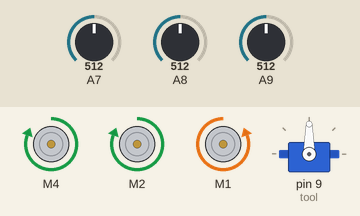
Simulated run of this sketch. Board: Arduino Mega 2560, built with avr-gcc and run on an emulated ATmega2560. On the bench: 3 × DC motor (green arrow = forward, orange = backward, longer = faster), servo. The inputs (shaded band) are chosen by the test bench; at power-on: A8 = 512, A9 = 512, A7 = 512. What the sketch prints to the serial monitor is not drawn.

Above: at 0.8 s.
0.9 s: A8 set to 900
At 1.8 s:
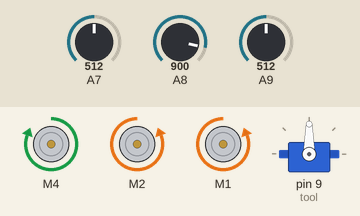
2.4 s: A9 set to 0
At 2.9 s:
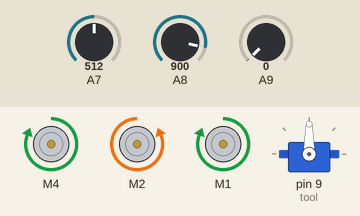
3.9 s: A7 set to 0
At 5.1 s:
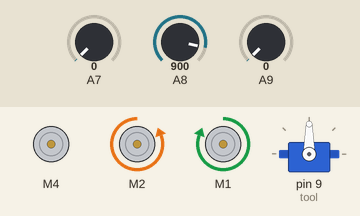
5.4 s: A8 set to 306
At 6.4 s:
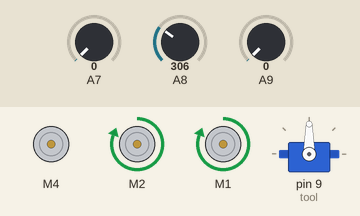
6.9 s: A9 set to 306
At 7.5 s:
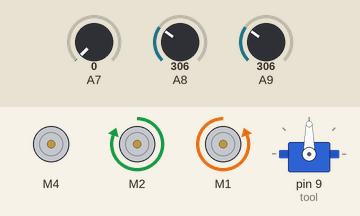
Timing chart, 0 to 9.4 s (numbered marks = the images above; inputs shaded):
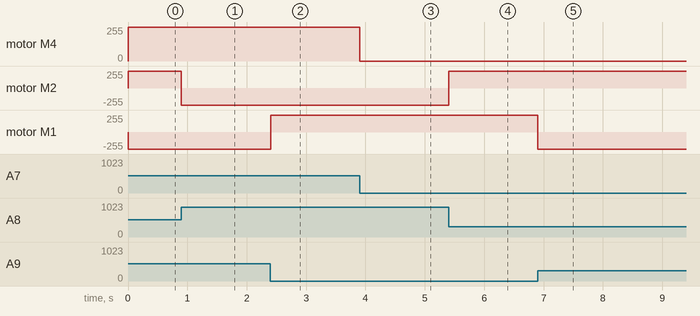

The sketch:

trainingsroboter_steuerung_parallel_poti.ino
```cpp
//programm zur steuerung meines trainingsroboters mit poti

#include <AFMotor.h>
#include <Servo.h>

char SerialVal;
const int close = 180;
const int open = 90;

Servo tool;        //servo intitialisieren
AF_DCMotor a1(4);  //motor 1 = linker motor, letzte achse von unten gesehen
AF_DCMotor a2(2);  //motor 2 = rechter motor, untere achse des arms
AF_DCMotor a3(1);  //motor 3 (4) = drehachse unten

void setup() {
  Serial.begin(115200);  //Seriellle schnittstelle starten
  a1.setSpeed(255);
  a2.setSpeed(255);
  a3.setSpeed(255);
  tool.attach(9);
  tool.write(open);
  homing();

}

void loop() {
moverobot(500,850,300);
delay(2000);
moverobot(0,730,130);
delay(2000);}
```

motor_ctrl.ino
```cpp
bool reached_a1, reached_a2, reached_a3;
int demand_a1, demand_a2, demand_a3, pos_a1, pos_a2, pos_a3;

void homing() {  //homing sequence
moverobot(0,730,130);
delay(2000);
}


void moverobot(int demand_a1, int demand_a2, int demand_a3) {

while(reached_a1 == false || reached_a2 == false || reached_a3 == false){
  if (reached_a1 == false) {
    pos_a1=analogRead(A7);

    if (demand_a1 > pos_a1 && reached_a1 == false) {
      a1.run(BACKWARD);
    }

    if (demand_a1 < pos_a1 && reached_a1 == false) {
      a1.run(FORWARD);
    }

    if (demand_a1 == pos_a1) {
      a1.run(RELEASE);
      reached_a1 = true;

    if (pos_a1== 0) {
      a1.run(RELEASE);
      reached_a1 = true;}

    if (pos_a1== 1023) {
      a1.run(RELEASE);
      reached_a1 = true;}

    }}
//____________________________________________________//

  if (reached_a2 == false) {
    pos_a2=analogRead(A8);

    if (demand_a2 > pos_a2 && reached_a2 == false) {
      a2.run(FORWARD);
    }

    if (demand_a2 < pos_a2 && reached_a2 == false) {
      a2.run(BACKWARD);
    }

    if (demand_a2 == pos_a2) {
      a2.run(RELEASE);
      reached_a2 = true;
    }
    }
//____________________________________________________//

  if (reached_a3 == false) {
    pos_a3=analogRead(A9);

    if (demand_a3 > pos_a3 && reached_a3 == false) {
      a3.run(FORWARD);
    }

    if (demand_a3 < pos_a3 && reached_a3 == false) {
      a3.run(BACKWARD);
    }

    if (demand_a3 == pos_a3) {
      a3.run(RELEASE);
      reached_a3 = true;
    }
    }
Serial.print(pos_a1);
Serial.print(",");
Serial.print(pos_a2);
Serial.print(",");
Serial.println(pos_a3);}
//____________________________________________________//

  //flags resetten


  reached_a1 = false;
  reached_a2 = false;
  reached_a3 = false;
}
```

Measured:
- after the input at 0.9 s, motor M2: forward 255/255 → backward 255/255 at once
- after the input at 2.4 s, motor M1: backward 255/255 → forward 255/255 at once
- after the input at 3.9 s, motor M4: forward 255/255 → stopped at once
- after the input at 5.4 s, motor M2: backward 255/255 → forward 255/255 at once
- after the input at 6.9 s, motor M1: forward 255/255 → backward 255/255 at once
